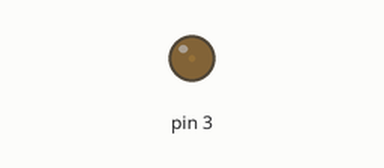
Bench run of a sketch on a simulated Arduino Uno, built with avr-gcc and run on an emulated ATmega328P. On the bench: output pins drawn as LEDs (lit = HIGH).

Above: at 0.05 s.
At 1.15 s:
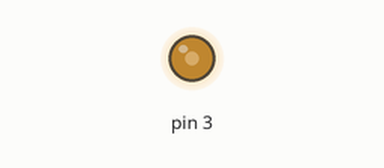
At 2.3 s:
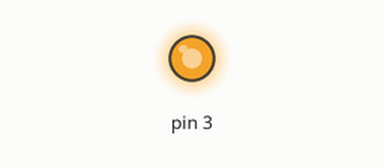
At 4.6 s:
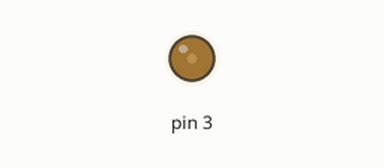
Timing chart, 0 to 6.7 s (numbered marks = the images above):
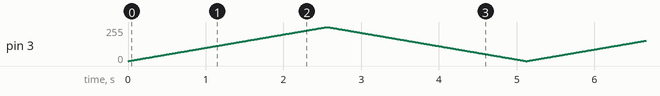

The sketch:

main.ino
```cpp
void setup() {
    pinMode(3, OUTPUT);
}

#define ANALOG_MAX 255
#define INCREMENT 1
#define DELAY 10

void loop() {

  // Dimmering
  for(int i = 0; i < ANALOG_MAX + 1; i = i + INCREMENT)
  {
    analogWrite(3, i);
    delay(DELAY);
  }

  for(int i = 0; i < ANALOG_MAX + 1; i = i + INCREMENT)
  {
    analogWrite(3, ANALOG_MAX - i);
    delay(DELAY);
  }
}
```
